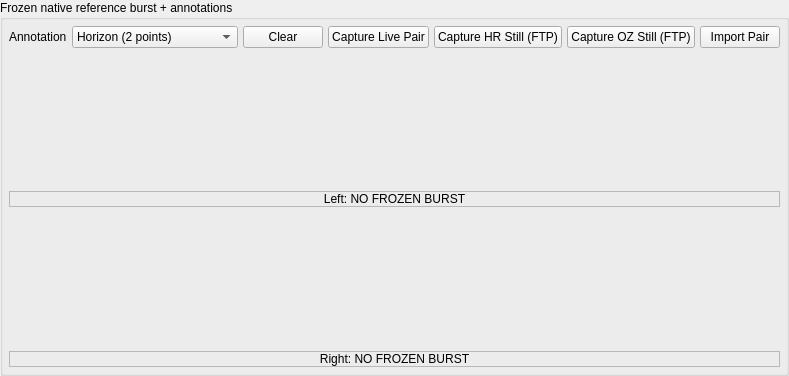
<?xml version='1.0' encoding='utf-8'?>
<ui version="4.0">
 <class>OpticalPoseForm</class>
 <widget class="_FrozenPreviewGroup" name="preview_group">
  <property name="componentBindings" stdset="0">
   <string>[["annotations", "preview_group", null]]</string>
  </property>
  <property name="title">
   <string>Frozen native reference burst + annotations</string>
  </property>
  <layout class="QVBoxLayout" name="QVBoxLayout_8" stretch="0,1">
   <property name="leftMargin">
    <number>6</number>
   </property>
   <property name="topMargin">
    <number>6</number>
   </property>
   <property name="rightMargin">
    <number>6</number>
   </property>
   <property name="bottomMargin">
    <number>6</number>
   </property>
   <property name="spacing">
    <number>5</number>
   </property>
   <item>
    <layout class="QHBoxLayout" name="QHBoxLayout_7" stretch="0,0,0,0,0,0,0,1">
     <property name="leftMargin">
      <number>0</number>
     </property>
     <property name="topMargin">
      <number>0</number>
     </property>
     <property name="rightMargin">
      <number>0</number>
     </property>
     <property name="bottomMargin">
      <number>0</number>
     </property>
     <property name="spacing">
      <number>5</number>
     </property>
     <item>
      <widget class="QLabel" name="QLabel">
       <property name="text">
        <string>Annotation</string>
       </property>
       <property name="wordWrap">
        <bool>false</bool>
       </property>
      </widget>
     </item>
     <item>
      <widget class="QComboBox" name="annotation_mode_combo">
       <property name="componentBindings" stdset="0">
        <string>[["annotations", "annotation_mode_combo", null]]</string>
       </property>
       <property name="styleObjectName" stdset="0">
        <string>opticalPoseAnnotationMode</string>
       </property>
       <property name="toolTip">
        <string>Click the frozen native image to add points. Mark two points on the visible horizon in the frozen native image. The Horizon solver estimates Roll/Pitch only; Yaw and camera position remain at the prior pose.</string>
       </property>
       <property name="optionValues" stdset="0">
        <string>["horizon", "ridge", "target"]</string>
       </property>
       <item>
        <property name="text">
         <string>Horizon (2 points)</string>
        </property>
       </item>
       <item>
        <property name="text">
         <string>Mountain ridge (polyline)</string>
        </property>
       </item>
       <item>
        <property name="text">
         <string>Drone target (1 point)</string>
        </property>
       </item>
      </widget>
     </item>
     <item>
      <widget class="QPushButton" name="annotation_clear_button">
       <property name="componentBindings" stdset="0">
        <string>[["annotations", "annotation_clear_button", null]]</string>
       </property>
       <property name="styleObjectName" stdset="0">
        <string>opticalPoseAnnotationClear</string>
       </property>
       <property name="toolTip">
        <string>Clear the selected horizon/ridge/target points from both frozen frames.</string>
       </property>
       <property name="text">
        <string>Clear</string>
       </property>
      </widget>
     </item>
     <item>
      <widget class="QPushButton" name="capture_frozen_burst_button">
       <property name="componentBindings" stdset="0">
        <string>[["annotations", "capture_frozen_burst_button", null]]</string>
       </property>
       <property name="toolTip">
        <string>Capture the newest decoded native left/right frames from the live RTSP streams, then use the same immutable pair across all R,t methods. Raw RTP packets are not captured.</string>
       </property>
       <property name="text">
        <string>Capture Live Pair</string>
       </property>
       <property name="commandId" stdset="0">
        <string>alignment.pose.capture_burst</string>
       </property>
       <property name="solverButton" stdset="0">
        <bool>true</bool>
       </property>
       <property name="commandRegistrationOrder" stdset="0">
        <number>0</number>
       </property>
      </widget>
     </item>
     <item>
      <widget class="QPushButton" name="capture_frozen_burst_wiris_ftp_button">
       <property name="componentBindings" stdset="0">
        <string>[["annotations", "capture_frozen_burst_wiris_ftp_button", null]]</string>
       </property>
       <property name="toolTip">
        <string>Trigger a WIRIS HR still on both cameras and download it via FTP instead of the live RTSP feed, then store it under the same immutable-pair contract.</string>
       </property>
       <property name="text">
        <string>Capture HR Still (FTP)</string>
       </property>
       <property name="commandId" stdset="0">
        <string>alignment.pose.capture_burst_wiris_ftp</string>
       </property>
       <property name="solverButton" stdset="0">
        <bool>true</bool>
       </property>
       <property name="commandRegistrationOrder" stdset="0">
        <number>1</number>
       </property>
      </widget>
     </item>
     <item>
      <widget class="QPushButton" name="capture_frozen_burst_wiris_ftp_oz_button">
       <property name="componentBindings" stdset="0">
        <string>[["annotations", "capture_frozen_burst_wiris_ftp_oz_button", null]]</string>
       </property>
       <property name="toolTip">
        <string>Same as Capture HR Still (FTP), using the lower-resolution operating-zoom still (SIVI) instead of the HR still.</string>
       </property>
       <property name="text">
        <string>Capture OZ Still (FTP)</string>
       </property>
       <property name="commandId" stdset="0">
        <string>alignment.pose.capture_burst_wiris_ftp_oz</string>
       </property>
       <property name="solverButton" stdset="0">
        <bool>true</bool>
       </property>
       <property name="commandRegistrationOrder" stdset="0">
        <number>2</number>
       </property>
      </widget>
     </item>
     <item>
      <widget class="QPushButton" name="import_frozen_burst_button">
       <property name="componentBindings" stdset="0">
        <string>[["annotations", "import_frozen_burst_button", null]]</string>
       </property>
       <property name="styleObjectName" stdset="0">
        <string>opticalPoseImportBurst</string>
       </property>
       <property name="toolTip">
        <string>Load left/right images from disk instead of a live capture -- reuse an FTP-downloaded HR/OZ still, or feed local test imagery for offline accuracy evaluation. The same immutable-frame contract as Capture Live Pair applies.</string>
       </property>
       <property name="text">
        <string>Import Pair</string>
       </property>
      </widget>
     </item>
     <item>
      <spacer name="spacer_93">
       <property name="orientation">
        <enum>Qt::Horizontal</enum>
       </property>
       <property name="sizeHint">
        <size>
         <width>0</width>
         <height>0</height>
        </size>
       </property>
      </spacer>
     </item>
    </layout>
   </item>
   <item>
    <layout class="QVBoxLayout" name="frozen_preview_layout" stretch="1,1">
     <property name="leftMargin">
      <number>0</number>
     </property>
     <property name="topMargin">
      <number>0</number>
     </property>
     <property name="rightMargin">
      <number>0</number>
     </property>
     <property name="bottomMargin">
      <number>0</number>
     </property>
     <property name="spacing">
      <number>6</number>
     </property>
     <item>
      <widget class="_FrozenPreviewColumn" name="frozen_preview_panels_0">
       <property name="componentBindings" stdset="0">
        <string>[["annotations", "frozen_preview_panels", 0]]</string>
       </property>
       <layout class="QVBoxLayout" name="QVBoxLayout_9" stretch="0,0">
        <property name="leftMargin">
         <number>0</number>
        </property>
        <property name="topMargin">
         <number>0</number>
        </property>
        <property name="rightMargin">
         <number>0</number>
        </property>
        <property name="bottomMargin">
         <number>0</number>
        </property>
        <property name="spacing">
         <number>3</number>
        </property>
        <item>
         <widget class="FrozenAnnotationView" name="annotation_views_left">
          <property name="componentBindings" stdset="0">
           <string>[["annotations", "annotation_views", "left"]]</string>
          </property>
          <property name="styleObjectName" stdset="0">
           <string>opticalPoseAnnotationLeft</string>
          </property>
          <property name="toolTip">
           <string>Frozen native pixels only. Coordinates are OpenCV image pixels (u right, v down); the display is fixed 16:9 and center-crops only for presentation; saved points never change. Hover shows the exact native pixel under the pointer. Scroll over the image to zoom around the cursor; native coordinates remain unchanged.</string>
          </property>
          <property name="minimumSize">
           <size>
            <width>240</width>
            <height>135</height>
           </size>
          </property>
         </widget>
        </item>
        <item>
         <widget class="QLabel" name="frozen_preview_labels_left">
          <property name="componentBindings" stdset="0">
           <string>[["annotations", "frozen_preview_labels", "left"]]</string>
          </property>
          <property name="styleObjectName" stdset="0">
           <string>opticalPoseFrozenLeft</string>
          </property>
          <property name="text">
           <string>Left: NO FROZEN BURST</string>
          </property>
          <property name="wordWrap">
           <bool>true</bool>
          </property>
          <property name="alignment">
           <set>Qt::AlignCenter</set>
          </property>
          <property name="frameShape">
           <enum>QFrame::StyledPanel</enum>
          </property>
         </widget>
        </item>
       </layout>
      </widget>
     </item>
     <item>
      <widget class="_FrozenPreviewColumn" name="frozen_preview_panels_1">
       <property name="componentBindings" stdset="0">
        <string>[["annotations", "frozen_preview_panels", 1]]</string>
       </property>
       <layout class="QVBoxLayout" name="QVBoxLayout_10" stretch="0,0">
        <property name="leftMargin">
         <number>0</number>
        </property>
        <property name="topMargin">
         <number>0</number>
        </property>
        <property name="rightMargin">
         <number>0</number>
        </property>
        <property name="bottomMargin">
         <number>0</number>
        </property>
        <property name="spacing">
         <number>3</number>
        </property>
        <item>
         <widget class="FrozenAnnotationView" name="annotation_views_right">
          <property name="componentBindings" stdset="0">
           <string>[["annotations", "annotation_views", "right"]]</string>
          </property>
          <property name="styleObjectName" stdset="0">
           <string>opticalPoseAnnotationRight</string>
          </property>
          <property name="toolTip">
           <string>Frozen native pixels only. Coordinates are OpenCV image pixels (u right, v down); the display is fixed 16:9 and center-crops only for presentation; saved points never change. Hover shows the exact native pixel under the pointer. Scroll over the image to zoom around the cursor; native coordinates remain unchanged.</string>
          </property>
          <property name="minimumSize">
           <size>
            <width>240</width>
            <height>135</height>
           </size>
          </property>
         </widget>
        </item>
        <item>
         <widget class="QLabel" name="frozen_preview_labels_right">
          <property name="componentBindings" stdset="0">
           <string>[["annotations", "frozen_preview_labels", "right"]]</string>
          </property>
          <property name="styleObjectName" stdset="0">
           <string>opticalPoseFrozenRight</string>
          </property>
          <property name="text">
           <string>Right: NO FROZEN BURST</string>
          </property>
          <property name="wordWrap">
           <bool>true</bool>
          </property>
          <property name="alignment">
           <set>Qt::AlignCenter</set>
          </property>
          <property name="frameShape">
           <enum>QFrame::StyledPanel</enum>
          </property>
         </widget>
        </item>
       </layout>
      </widget>
     </item>
    </layout>
   </item>
  </layout>
 </widget>
 <customwidgets>
  <customwidget>
   <class>_FrozenPreviewGroup</class>
   <extends>QGroupBox</extends>
   <header>Workstation.workspace_views.optical_pose_parts.layouts</header>
   <container>1</container>
  </customwidget>
  <customwidget>
   <class>_FrozenPreviewColumn</class>
   <extends>QWidget</extends>
   <header>Workstation.workspace_views.optical_pose_parts.layouts</header>
   <container>1</container>
  </customwidget>
  <customwidget>
   <class>FrozenAnnotationView</class>
   <extends>QWidget</extends>
   <header>Workstation.workspace_views.optical_pose_parts.layouts</header>
  </customwidget>
 </customwidgets>
 <resources />
 <connections />
</ui>
